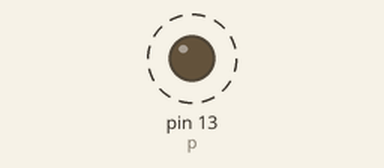
Recording of a sketch running on a simulated Arduino Uno, built with avr-gcc and run on an emulated ATmega328P. Parts: output pins drawn as LEDs (lit = HIGH). Dashed ring = blinking. What the sketch prints to the serial monitor is not drawn.

Above: at 0.5 s.
Timing chart, 0 to 4.6 s (numbered marks = the images above):
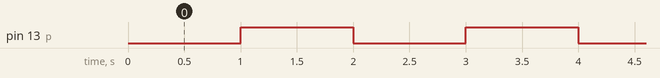

The sketch:

lgiht_bulb_brigjht_.ino
```cpp
int readPin = A3;
int p = 13 ;
int V2;
void setup() {
  // put your setup code here, to run once:
 Serial.begin(9600);
  pinMode(p ,OUTPUT);
  pinMode(readPin,INPUT);
  V2 = analogRead(readPin);
}

void loop() {
  // put your main code here, to run repeatedly:
 analogWrite(p, 0);
 delay(1000);
 analogWrite(p, 250);


  if (V2 <= 450) {
    Serial.println("It is bright!");
    delay(1000);
  }
  else {
    Serial.println("Nope");
    delay(1000);
  }
}
```

Measured:
- by itself, pin 13 (p): alternates HIGH for 1.0 s and LOW for 1.0 s
